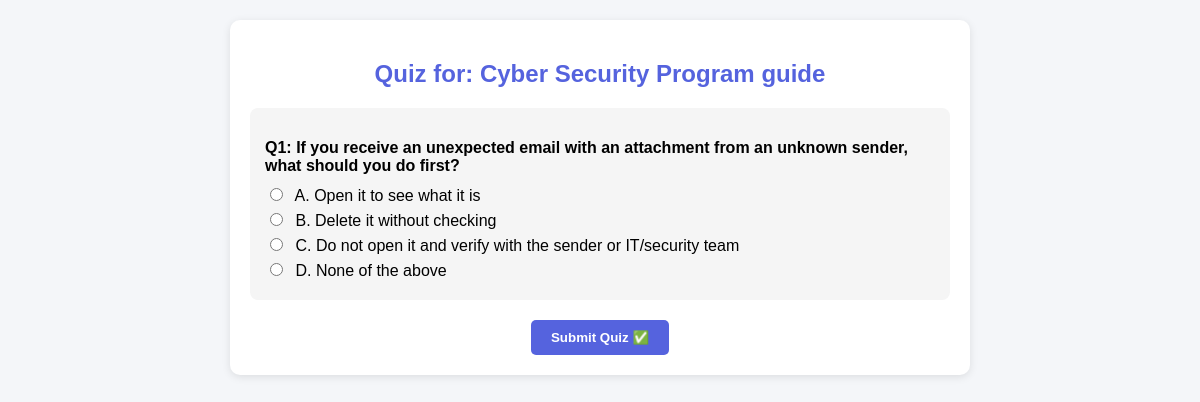
/start_quiz/2 (signed in), run on the app's committed database.
### tables this page shows
CREATE TABLE documents (
            id INTEGER PRIMARY KEY AUTOINCREMENT,
            title TEXT NOT NULL,
            filename TEXT NOT NULL,
            uploaded_by INTEGER,
            upload_date DATE DEFAULT (datetime('now','localtime')),
            FOREIGN KEY (uploaded_by) REFERENCES users(id)
        );

CREATE TABLE quizzes (
            id INTEGER PRIMARY KEY AUTOINCREMENT,
            document_id INTEGER NOT NULL,
            question TEXT NOT NULL,
            option1 TEXT NOT NULL,
            option2 TEXT NOT NULL,
            option3 TEXT,
            option4 TEXT,
            correct_answer TEXT NOT NULL,
            FOREIGN KEY(document_id) REFERENCES documents(id)
);

### app.py (the view, shortened to what this page needs)
@app.route('/start_quiz/<int:doc_id>', methods=['GET', 'POST'])
def start_quiz(doc_id):
    if 'user_id' not in session:
        flash("Please login first!", "danger")
        return redirect(url_for('login'))
    conn = sqlite3.connect(DB_NAME)
    cursor = conn.cursor()
    cursor.execute("SELECT title FROM documents WHERE id = ?", (doc_id,))
    doc = cursor.fetchone()
    if not doc:
        flash("Document not found!", "danger")
        conn.close()
        return redirect(url_for('home'))
    document_title = doc[0]
    cursor.execute("""
        SELECT id, question, option1, option2, option3, option4, correct_answer
        FROM quizzes WHERE document_id = ?
    """, (doc_id,))
    rows = cursor.fetchall()
    conn.close()
    if not rows:
        flash("Quiz not created yet for this document!", "warning")
        return redirect(url_for('home'))
    quiz = []
    for row in rows:
        quiz.append({
            "id": row[0],
            "question": row[1],
            "option1": row[2],
            "option2": row[3],
            "option3": row[4],
            "option4": row[5],
            "correct": row[6]
        })
    return render_template("start_quiz.html", document_title=document_title, quiz=quiz)

### templates/start_quiz.html (shortened to what this page needs)
<!DOCTYPE html>
<html>
  <head>
    <link
      rel="stylesheet"
      href="https://cdnjs.cloudflare.com/ajax/libs/font-awesome/6.5.0/css/all.min.css"
    />
  </head>
  <body>
    <div class="quiz-container">
      <h2>Quiz for: {{ document_title }}</h2>
      <form method="POST">
        {% for q in quiz %}
        <div class="question-block">
          <p>Q{{ loop.index }}: {{ q['question'] }}</p>
          {% if q['option1'] %}
          <label>
            <input
              type="radio"
              name="question_{{ q['id'] }}"
              value="A"
              required
            />
            A. {{ q['option1'] }}
          </label>
          {% endif %} {% if q['option2'] %}
          <label>
            <input type="radio" name="question_{{ q['id'] }}" value="B" />
            B. {{ q['option2'] }}
          </label>
          {% endif %} {% if q['option3'] %}
          <label>
            <input type="radio" name="question_{{ q['id'] }}" value="C" />
            C. {{ q['option3'] }}
          </label>
          {% endif %} {% if q['option4'] %}
          <label>
            <input type="radio" name="question_{{ q['id'] }}" value="D" />
            D. {{ q['option4'] }}
          </label>
          {% endif %}
        </div>
        {% endfor %}
        <button type="submit">Submit Quiz ✅</button>
      </form>
    </div>
  </body>
</html>

### templates/start_quiz.html (style rules this page uses)
body { font-family: Arial, sans-serif; margin: 20px; background-color: #f4f6f9; }
h2 { color: #5563de; text-align: center; }
.quiz-container { max-width: 700px; margin: auto; padding: 20px; border-radius: 10px; background: #fff; box-shadow: 0 2px 8px rgba(0, 0, 0, 0.1); }
.question-block { background-color: #f5f5f5; padding: 15px; margin-bottom: 15px; border-radius: 8px; }
.question-block p { font-weight: bold; margin-bottom: 10px; }
label { display: block; margin: 5px 0; cursor: pointer; }
input[type="radio"] { margin-right: 8px; }
button { padding: 10px 20px; background-color: #5563de; color: white; border: none; border-radius: 5px; cursor: pointer; display: block; margin: 20px auto 0 auto; font-weight: bold; }

### data on the page
documents: title "Cyber Security Program guide"
quizzes: question "If you receive an unexpected email with an attachment from an unknown sender, what should you do first?", option1 "Open it to see what it is", option2 "Delete it without checking", option3 "Do not open it and verify with the sender or IT/security team", option4 "None of the above"
